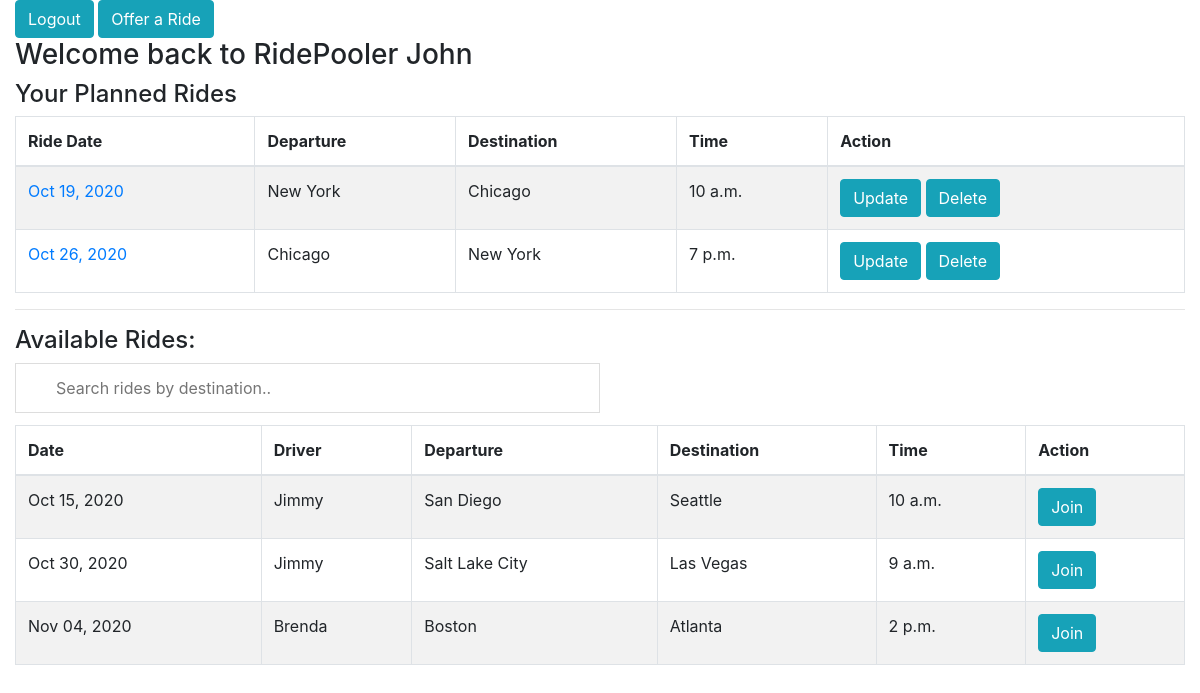
The page /rides/ (signed in) on the database its author committed.
### ride_app/models.py (models this page shows)
class Ride(models.Model):
    date = models.DateField()
    departure = models.CharField(max_length=350)
    destination = models.CharField(max_length=350)
    time = models.TimeField()
    created_by = models.ForeignKey(
        User, related_name="created_ride", on_delete=models.CASCADE, null=True)
    joined_by = models.ManyToManyField(User, related_name="joined_rides")
    created_at = models.DateTimeField(auto_now_add=True)
    updated_at = models.DateTimeField(auto_now=True)

### ride_app/views.py (the view)
# urls.py: path('', views.home, name='home'),
@login_required(login_url='index')
def home(request):
    context = {
        'this_user': User.objects.get(id=request.user.id),
        'rides': Ride.objects.all(),
        'other_users': Ride.objects.exclude(created_by=request.user.id)
    }
    return render(request, "Ride_app/rides.html", context)

### ride_app/templates/ride_app/rides.html (shortened to what this page needs)
{% extends "ride_app/base.html" %}
{% block header %}
<a href="{% url 'ride_app:create_ride' %}" id="create_ride"><button type="button" class="btn btn-info">Offer a
        Ride</button></a>
{% endblock %}
{% block content %}
<h3>Welcome back to RidePooler {{request.user.first_name}}</h3>
<h4>Your Planned Rides</h4>
<table class="table table-striped table-bordered">
    <thead>
        <tr>
            <th>Ride Date</th>
            <th>Departure</th>
            <th>Destination</th>
            <th>Time</th>
            <th>Action</th>
        </tr>
    </thead>
    <tbody>
        {% for ride in rides %}
        {% if ride.created_by == request.user  or request.user in ride.joined_by.all %}
        <tr>
            <td><a href="{% url 'ride_app:ride' ride.id %}">{{ride.date|date:"M d, Y"}}</a></td>
            <td>{{ride.departure}} </td>
            <td>{{ride.destination}}</td>
            <td>{{ride.time}}</td>
            <td>
                {% if ride.created_by == request.user %}
                <a href="{% url 'ride_app:update_ride' ride.id %}"><button type="button"
                        class="btn btn-info">Update</button></a>
                <a href="{% url 'ride_app:delete_ride' ride.id %}"><button type="button"
                        class="btn btn-info">Delete</button></a>
                {% endif %}
            </td>
        </tr>
        {% endif %}
        {% endfor %}
    </tbody>
</table>
<hr>
<h4>Available Rides:</h4>
<input type="text" id="myInput" onkeyup="myFunction()" placeholder="Search rides by destination.."
    title="Type in a name">
<table class="table table-striped table-bordered" id="otherUsers">
    <thead>
        <tr>
            <th>Date</th>
            <th>Driver</th>
            <th>Departure</th>
            <th>Destination</th>
            <th>Time</th>
            <th>Action</th>
        </tr>
    </thead>
    <tbody>
        {% for plan in other_users %}
        {% if this_user not in plan.joined_by.all %}
        <tr>
            <td>{{plan.date|date:"M d, Y"}}</td>
            <td>{{plan.created_by.first_name}}</td>
            <td>{{plan.departure}}</td>
            <td>{{plan.destination}}</td>
            <td>{{plan.time}}</td>
            <td><a href="{% url 'ride_app:join_ride' plan.id %}"><button type="button"
                        class="btn btn-info">Join</button></a></td>
        </tr>
        {% endif %}
        {% endfor %}
    </tbody>
</table>
{% endblock %}

### ride_app/static/ride_app/styles.css (style rules this page uses)
#myInput { background-image: url('/css/searchicon.png'); background-position: 10px 10px; background-repeat: no-repeat; width: 50%; font-size: 16px; padding: 12px 20px 12px 40px; border: 1px solid #ddd; margin-bottom: 12px; }

### rows shown on the page
Ride: date "Oct 19, 2020", departure "New York", destination "Chicago", time "10 a.m.", shows "Update"
Ride: date "Oct 26, 2020", departure "Chicago", destination "New York", time "7 p.m.", shows "Update"
Ride: date "Oct 15, 2020", created_by.first_name "Jimmy", departure "San Diego", destination "Seattle", time "10 a.m."
Ride: date "Oct 30, 2020", created_by.first_name "Jimmy", departure "Salt Lake City", destination "Las Vegas", time "9 a.m."
Ride: date "Nov 04, 2020", created_by.first_name "Brenda", departure "Boston", destination "Atlanta", time "2 p.m."

### other values the page prints
{{ request.user.first_name }} "John"
